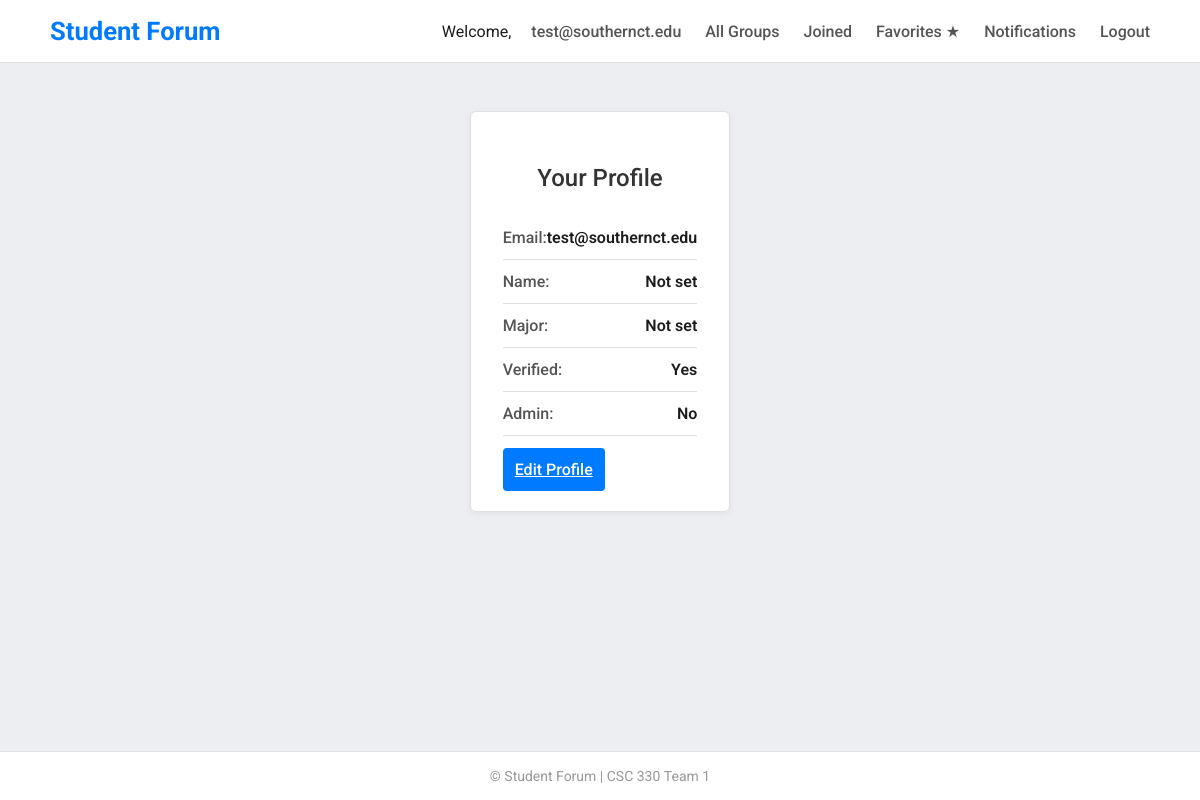
The page /profile (signed in) on the database its author committed.
### app/models.py (models this page shows)
class User(UserMixin, db.Model):
    id = db.Column(db.Integer, primary_key=True)
    email = db.Column(db.String(120), unique=True, nullable=False) #username not required use email
    password = db.Column(db.String(128), nullable=False)
    name = db.Column(db.String(100))
    major = db.Column(db.String(100))
    is_admin = db.Column(db.Boolean, default=False)
    is_verified = db.Column(db.Boolean, default=False)
    owned_groups = db.relationship('StudyGroup', backref='owner', foreign_keys='StudyGroup.op_id')
    posts = db.relationship('Post', backref='author', foreign_keys='Post.user_id')
    joined_groups   = db.relationship("StudyGroup", secondary=group_members,
                                      backref=db.backref("members", lazy="dynamic"))
    favorite_groups = db.relationship("StudyGroup", secondary=favorite_groups,
                                      backref=db.backref("fans",    lazy="dynamic"))

### app/routes.py (the view)
@bp.route('/profile')
@login_required
def view_profile():
    return render_template('view_profile.html')

### app/__init__.py (called while the page is built)
def create_app():
    app = Flask(__name__)
    app.config.from_object(Config)
    db.init_app(app)
    login_manager.init_app(app)
    csrf.init_app(app)
    @app.context_processor
    def inject_csrf_token():
        return dict(csrf_token=generate_csrf)
    from . import routes
    app.register_blueprint(routes.bp)
    from . import admin
    app.register_blueprint(admin.admin_bp)
    @app.context_processor
    def notification_count():
        from flask_login import current_user
        if current_user.is_authenticated:
            from .models import Notification
            count = Notification.query.filter_by(user_id=current_user.id, is_read=False).count()
            return {'notification_count': count}
        return {'notification_count': 0}
    with app.app_context():
        db.create_all()
    return app

### app/models.py (called while the page is built)
@login_manager.user_loader
def load_user(user_id):
    return User.query.get(int(user_id))

### app/templates/view_profile.html (shortened to what this page needs)
{% extends 'base.html' %}
{% block content %}
<div class="form-wrapper">
  <h2 class="form-heading">Your Profile</h2>
  <ul class="profile-list">
    <li><span class="profile-label">Email:</span> <span class="profile-value">{{ current_user.email }}</span></li>
    <li><span class="profile-label">Name:</span> <span class="profile-value">{{ current_user.name or "Not set" }}</span></li>
    <li><span class="profile-label">Major:</span> <span class="profile-value">{{ current_user.major or "Not set" }}</span></li>
    <li><span class="profile-label">Verified:</span>
      <span class="profile-value">{{ "Yes" if current_user.is_verified else "No" }}</span>
    </li>
    <li><span class="profile-label">Admin:</span>
      <span class="profile-value">{{ "Yes" if current_user.is_admin else "No" }}</span>
    </li>
  </ul>
  <a href="{{ url_for('main.edit_profile') }}" class="form-submit">Edit Profile</a>
</div>
{% endblock %}

### app/templates/base.html (shortened to what this page needs)
<!DOCTYPE html>
<html lang="en">
  <head>
    <link
      rel="stylesheet"
      href="{{ url_for('static', filename='css/style.css') }}"
    />
  </head>
  <body>
    <nav>
      <div class="nav-container">
        <a href="{{ url_for('main.home') }}" class="nav-brand">Student Forum</a>
        <div class="nav-links">
          {% if current_user.is_authenticated %}
          <span class="welcome">
            Welcome,<a href="{{ url_for('main.view_profile') }}"
              >{{ current_user.email }}</a
            >
          </span>
          <a href="{{ url_for('main.browse_listings') }}">All&nbsp;Groups</a>
          <a href="{{ url_for('main.joined_groups') }}">Joined</a>
          <a href="{{ url_for('main.favorite_groups') }}">Favorites&nbsp;★</a>
          <a href="{{ url_for('main.view_notifications') }}">
            Notifications
          </a>
          <a href="{{ url_for('main.logout') }}">Logout</a>
          {% else %}
          <a href="{{ url_for('main.index') }}">Home</a>
          <a href="{{ url_for('main.login') }}">Login</a>
          <a href="{{ url_for('main.register') }}">Register</a>
          {% endif %}
        </div>
      </div>
    </nav>
    <div class="container">
       {% block content %}{% endblock %}
    </div>
    <footer>&copy; {{ current_year }} Student Forum | CSC 330 Team 1</footer>
  </body>
</html>

### app/static/css/style.css (style rules this page uses)
body { font-family: 'Roboto', sans-serif; background-color: #eceef1; color: #1c1c1c; margin: 0; display: flex; flex-direction: column; min-height: 100vh; }
nav { background-color: #fff; padding: 1rem 2rem; border-bottom: 1px solid #e0e0e0; }
.nav-container { display: flex; justify-content: space-between; align-items: center; max-width: 1100px; margin: auto; }
.nav-brand { font-size: 1.6rem; font-weight: 700; color: #007bff; text-decoration: none; }
.nav-links a { margin-left: 1.25rem; text-decoration: none; font-weight: 500; font-size: 1rem; color: #555; transition: color 0.2s; }
.container { flex: 1; max-width: 900px; margin: auto; padding: 1rem; }
.form-wrapper { max-width: 400px; margin: 2rem auto; background-color: #fff; border: 1px solid #e0e0e0; border-radius: 6px; padding: 2rem; box-shadow: 0 2px 6px rgba(0,0,0,0.05); box-sizing: border-box; }
.form-heading { text-align: center; margin-bottom: 1.5rem; font-size: 1.5rem; font-weight: 500; color: #333; }
.form-submit { width: 100%; padding: 0.75rem; background-color: #007bff; color: #fff; border: none; border-radius: 4px; font-weight: 500; font-size: 1rem; cursor: pointer; transition: background-color 0.2s ease; }
footer { text-align: center; padding: 1rem; font-size: 0.875rem; color: #999; border-top: 1px solid #e0e0e0; background-color: #fff; }
.profile-list { list-style: none; padding: 0; margin: 0 0 1.5rem; }
.profile-list li { display: flex; justify-content: space-between; padding: 0.75rem 0; border-bottom: 1px solid #e0e0e0; }
.profile-label { font-weight: 500; color: #555; }
.profile-value { font-weight: 600; color: #1c1c1c; }

### rows shown on the page
User: email "test@southernct.edu", name "Not set", major "Not set", is_verified "Yes", is_admin "No"
